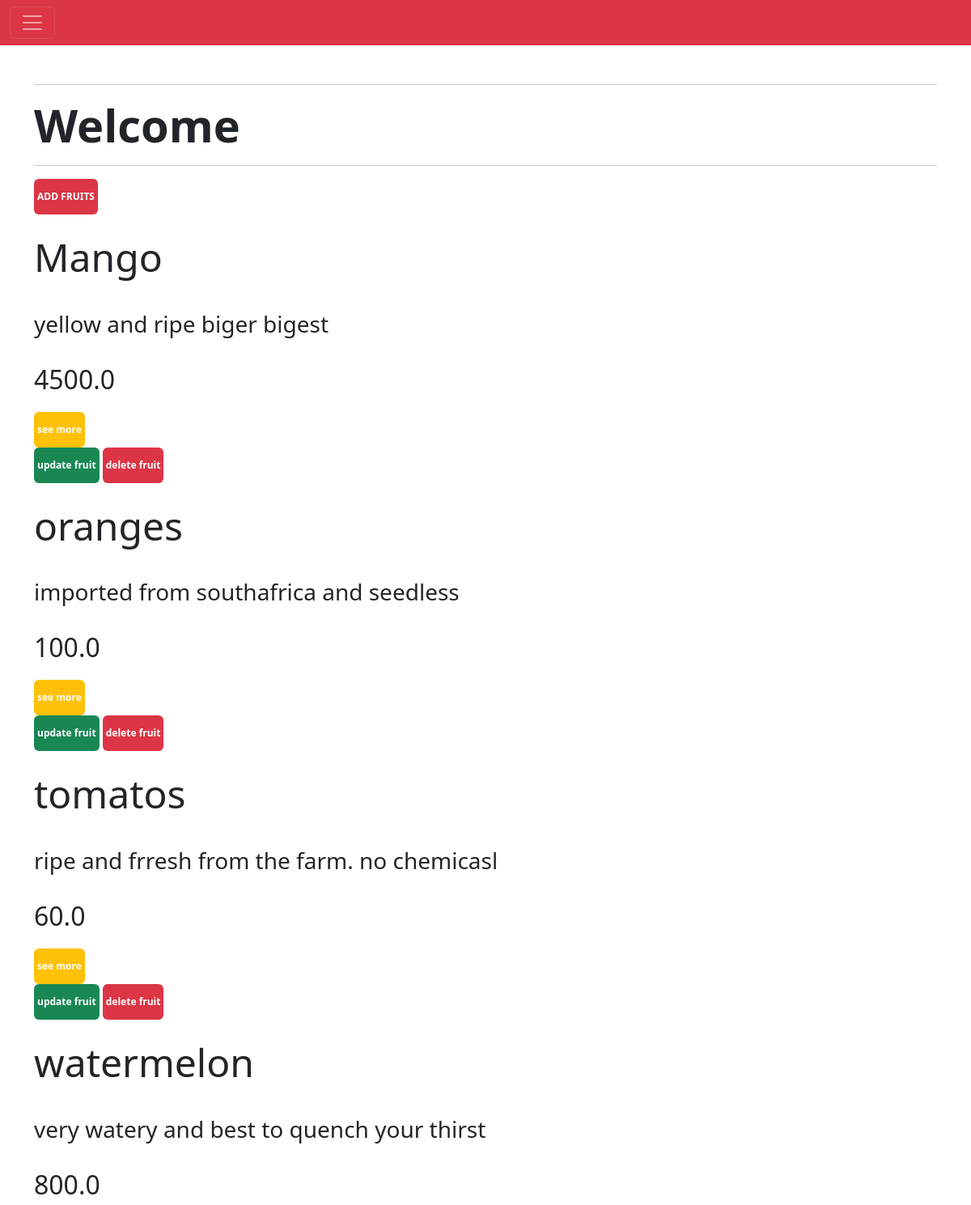
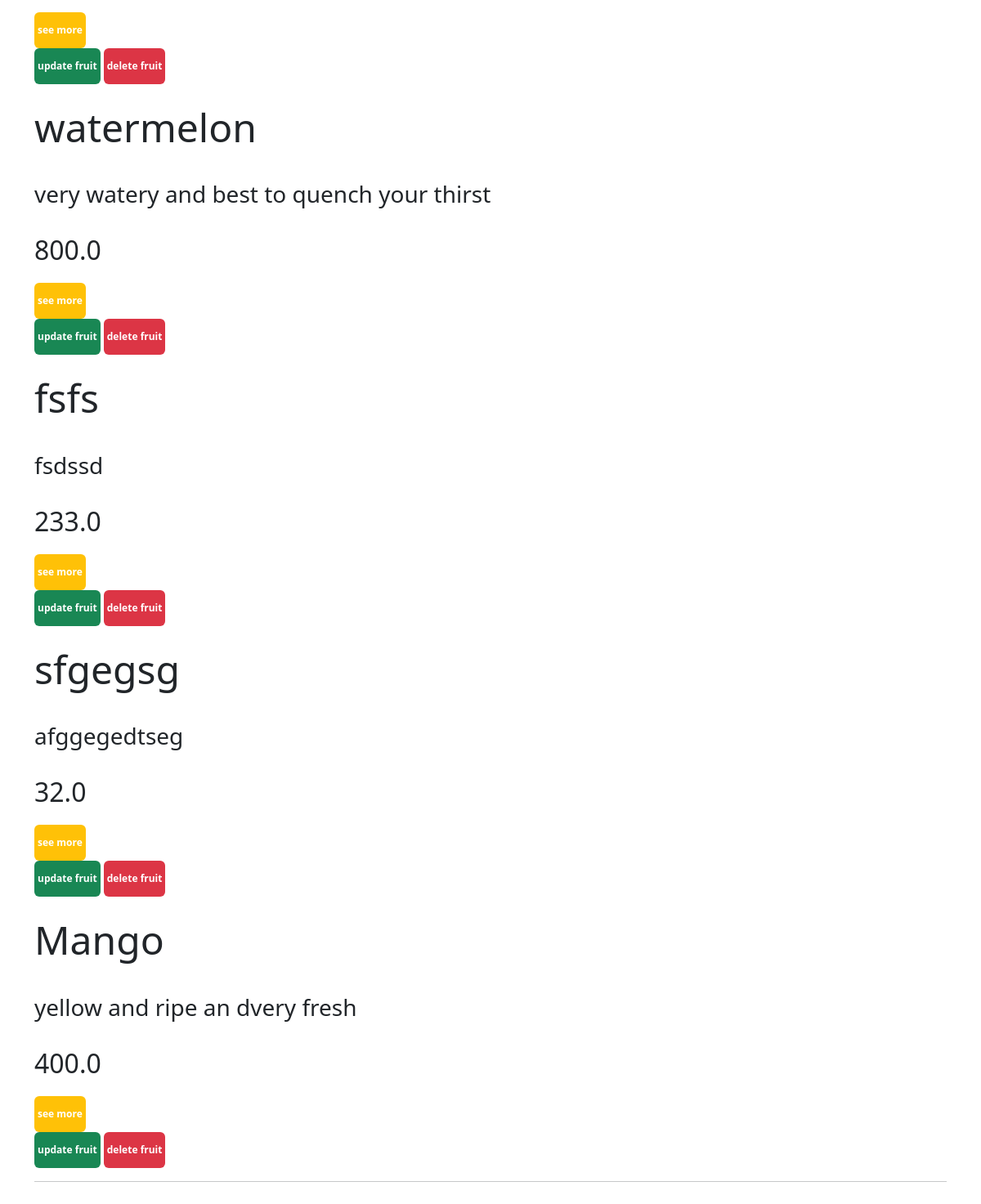
Screenshot of /fru/read/ with the database file from the repository (2 pictures, top to bottom).
### fruits/models.py (models this page shows, shortened)
class fruit(models.Model):
    name = models.CharField(max_length=200)
    description = models.CharField()
    price = models.FloatField()
    date = models.DateField(auto_now=True)
    created_at = models.DateField(auto_now_add=True)
    updated_at = models.DateField(auto_now=True)

### fruits/views.py (the view)
# urls.py: path('read/', views.read_all, name='read'),
def read_all(request):
    fruits = fruit.objects.all()
    context = {'fruits':fruits}
    return render(request, 'fruits/raw.html', context)

### fruits/templates/fruits/raw.html
{% extends 'home.html' %}
{% block content %}
<div class="container my-5">
    <hr>
    <div class="display-4 fw-bold "> Welcome </div>
<hr>
<div>
    <a href="{% url 'create'  %}" class="badge bg-danger py-3 px-1 text-decoration-none">ADD FRUITS</a>
 {% for fruits in fruits %}
        <div class="display-5 py-4">{{fruits.name}}</div>
        <p class="lead fs-3 py-2">{{fruits.description}}</p>
        <p class="lead fs-2">{{fruits.price}}</p>
    <a href="{% url 'one' fruits.id %}" class="badge bg-warning py-3 px-1 text-decoration-none"> see more </a><br>
     <a href="{% url 'update' fruits.id %}" class="badge bg-success py-3 px-1 text-decoration-none"> update fruit </a>
    <a href="{% url 'delete' fruits.id %}" class="badge bg-danger py-3 px-1 text-decoration-none"> delete fruit </a>
{% endfor %}
    <br>
    <hr>
</div>
    </div>
{% endblock %}

### templates/home.html (shortened to what this page needs)
<!doctype html>
<html lang="en-us">
<head>
    <link href="https://cdn.jsdelivr.net/npm/bootstrap@5.3.8/dist/css/bootstrap.min.css" rel="stylesheet">
</head>
<body>
    {% include 'navbar.html' %}
{% block content %}
{% endblock %}
</body>
</html>

### templates/navbar.html (shortened to what this page needs)
<nav class="navbar navbar-dark bg-danger">
  <div class="container-fluid">
    <button class="navbar-toggler" type="button" data-bs-toggle="collapse" data-bs-target="#navbarToggleExternalContent" aria-controls="navbarToggleExternalContent" aria-expanded="false" aria-label="Toggle navigation">
      <span class="navbar-toggler-icon"></span>
    </button>
  </div>
</nav>

### rows the page displays
fruit: name "Mango", description "yellow and ripe biger bigest", price "4500.0"
fruit: name "oranges", description "imported from southafrica and seedless", price "100.0"
fruit: name "tomatos", description "ripe and frresh from the farm. no chemicasl", price "60.0"
fruit: name "watermelon", description "very watery and best to quench your thirst", price "800.0"
fruit: name "watermelon", description "very watery and best to quench your thirst", price "800.0"
fruit: name "fsfs", description "fsdssd", price "233.0"
fruit: name "sfgegsg", description "afggegedtseg", price "32.0"
fruit: name "Mango", description "yellow and ripe an dvery fresh", price "400.0"
